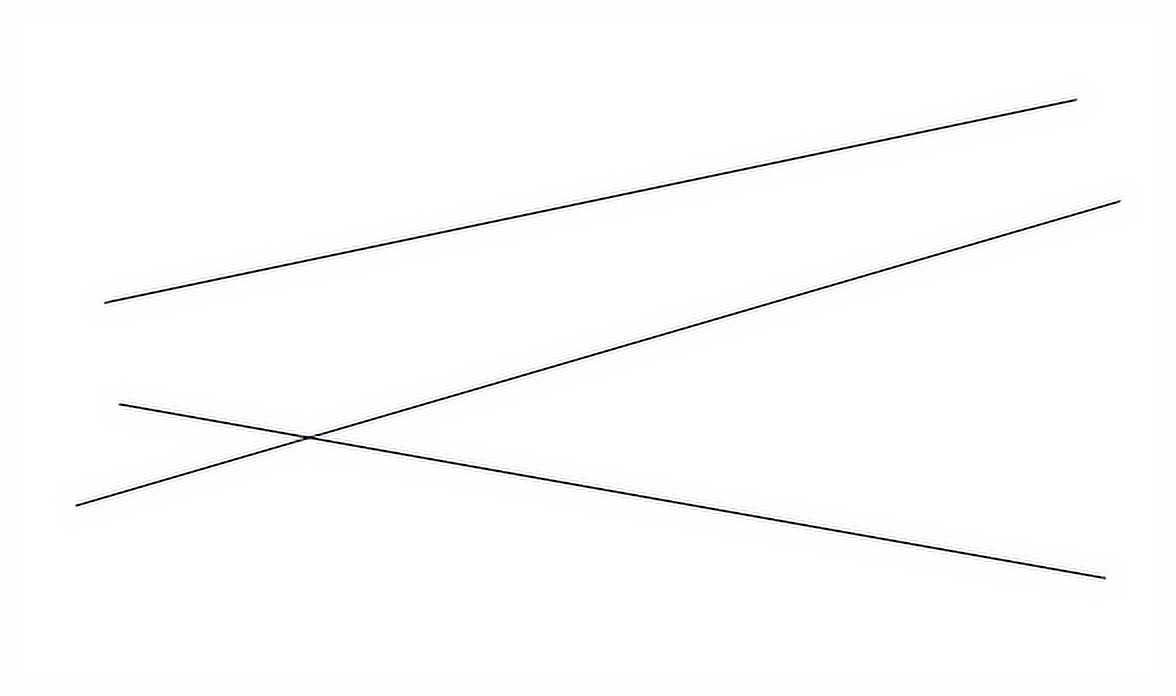
#> input picture measurement/Figures/hlines.png, 1176 x 696 px
$ python pb_houghlines.py
#> lines starting #> are read from the running program, lines starting #| are printed output that depends on the picture; after the words box and inside, x2 and y2 are one past the last pixel; in counts of white or black regions, pixels touching at a corner belong together
import cv2
import numpy as np

# Opening the image.
im = cv2.imread('../Figures/hlines.png')
#> im is the input picture: shape (696, 1176, 3); mean B, G, R 252.7, 252.6, 252.7
# Converting the image to grayscale.
a1 = cv2.cvtColor(im, cv2.COLOR_BGR2GRAY)
# Thresholding the image to obtain
# only foreground pixels.
thresh, b1 = cv2.threshold(a1, 0, 255,
            cv2.THRESH_BINARY_INV+cv2.THRESH_OTSU)
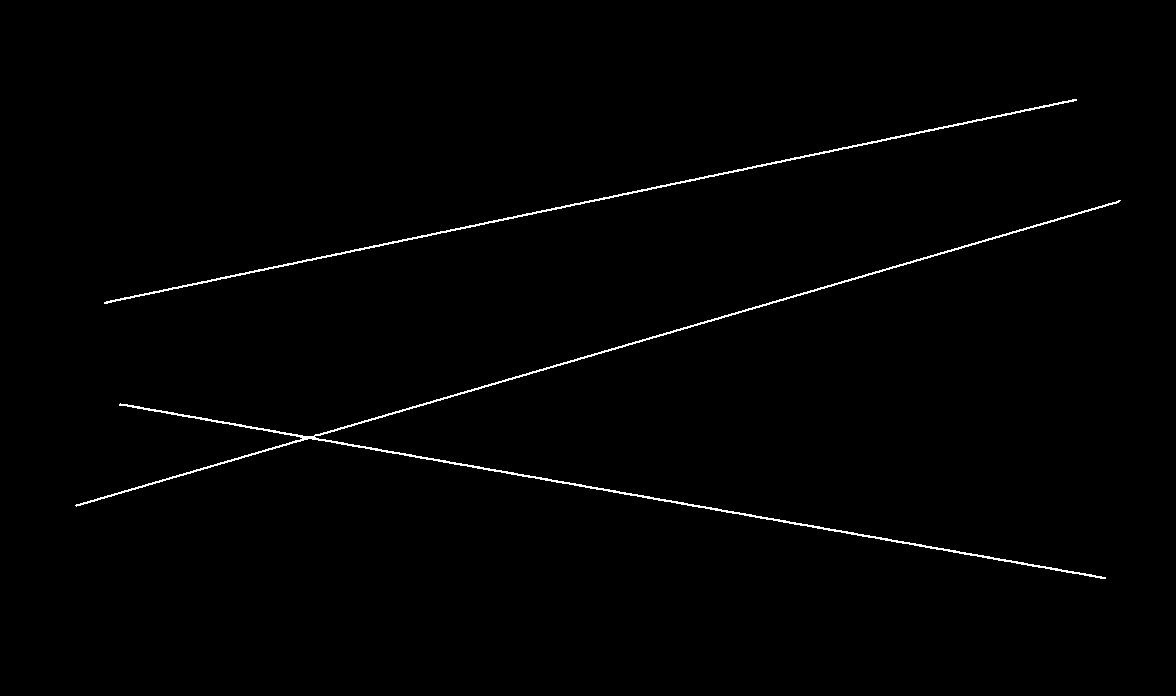
#> b1: shape (696, 1176); 0.84% white in thin lines or dots, all inside (x1, y1, x2, y2) = (75, 99, 1121, 579)
#> thresh = 150

cv2.imwrite('../Figures/hlines_thresh.png', b1)
# Performing the Hough lines transform.
lines = cv2.HoughLines(b1, 10, np.pi/20, 200)
#> lines = 17 rows, first 8: [390, 1.73], [530, 1.26], [290, 1.41], [230, 1.88], [250, 1.88], [500, 1.1], [570, 1.1], [430, 1.41]
for rho, theta in lines[0]:
    a = np.cos(theta)
    b = np.sin(theta)
    x0 = a*rho
    y0 = b*rho
    x1 = int(x0 + 1000*(-b))
    y1 = int(y0 + 1000*(a))
    x2 = int(x0 - 1000*(-b))
    y2 = int(y0 - 1000*(a))

    cv2.line(im,(x1,y1),(x2,y2),(0,0,255),2)
#> this loop made 1 pass
#> (rho, theta, a, b, x0, y0, x1, y1) on pass 1: (390, 1.73, -0.156, 0.988, -61.01, 385.2, -1048, 228)
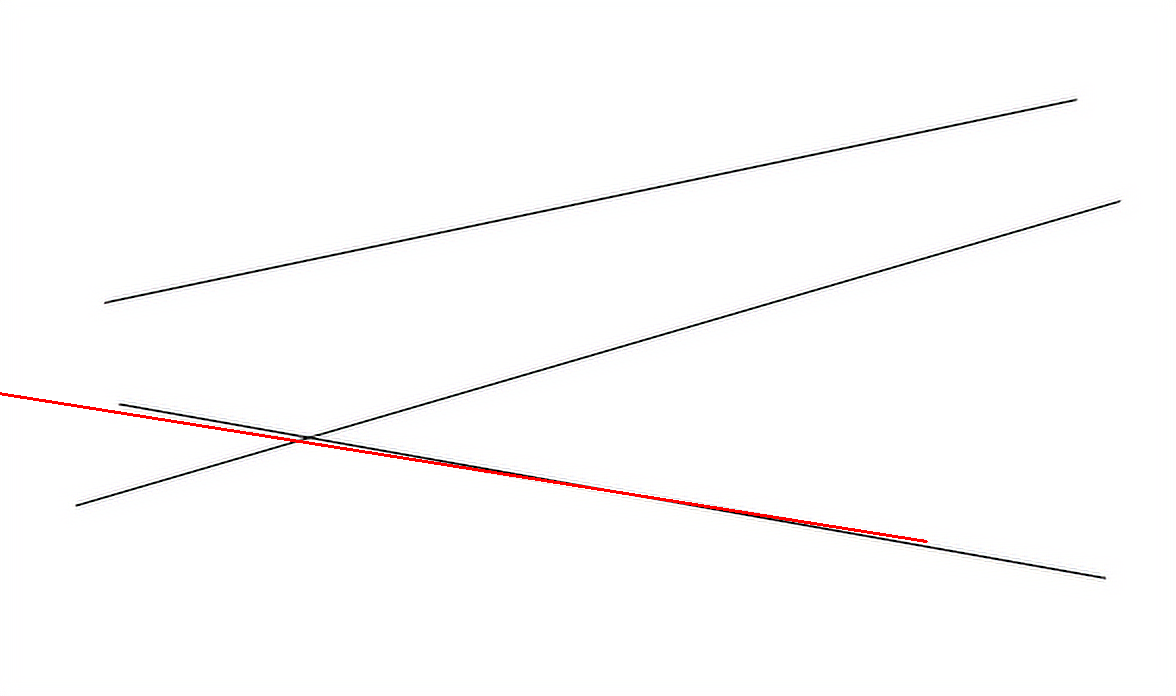
#> im: shape (696, 1176, 3); 0.34% of pixels changed, all inside (x1, y1, x2, y2) = (0, 392, 928, 543)

cv2.imwrite('../Figures/houghlines_output.png', im)

# Printing the lines: distance and angle in radians.
print(lines)
#> (printed output is left out)

$ run again, with measurement/Figures/corner_detector.png copied over measurement/Figures/hlines.png
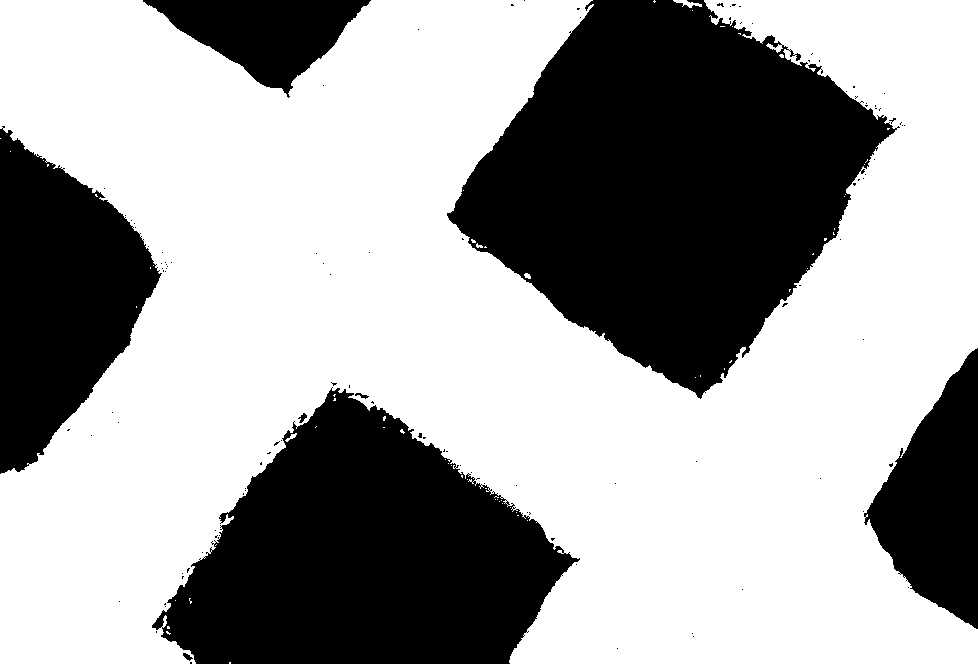
#> input picture measurement/Figures/corner_detector.png, 978 x 664 px
#> im is the input picture: shape (664, 978, 3); 62.9% white; 116 black regions (108 under 20 px), largest, box (x1, y1, x2, y2) and area: (447, 0, 900, 399) 105013, (152, 387, 580, 664) 72316, (0, 126, 162, 474) 33832
#> thresh = 0
#> lines = 87 rows, first 8: [630, 0.785], [620, 0.942], [560, 0.785], [580, 0.785], [700, 0.785], [-100, 2.2], [270, 1.41], [350, 1.26]
#> the loop `for rho, theta in lines[0]:` made 1 pass
#> (rho, theta, a, b, x0, y0, x1, y1) on pass 1: (630, 0.785, 0.707, 0.707, 445.5, 445.5, -261, 1152)
#> after the loop `for rho, theta in lines[0]:`:
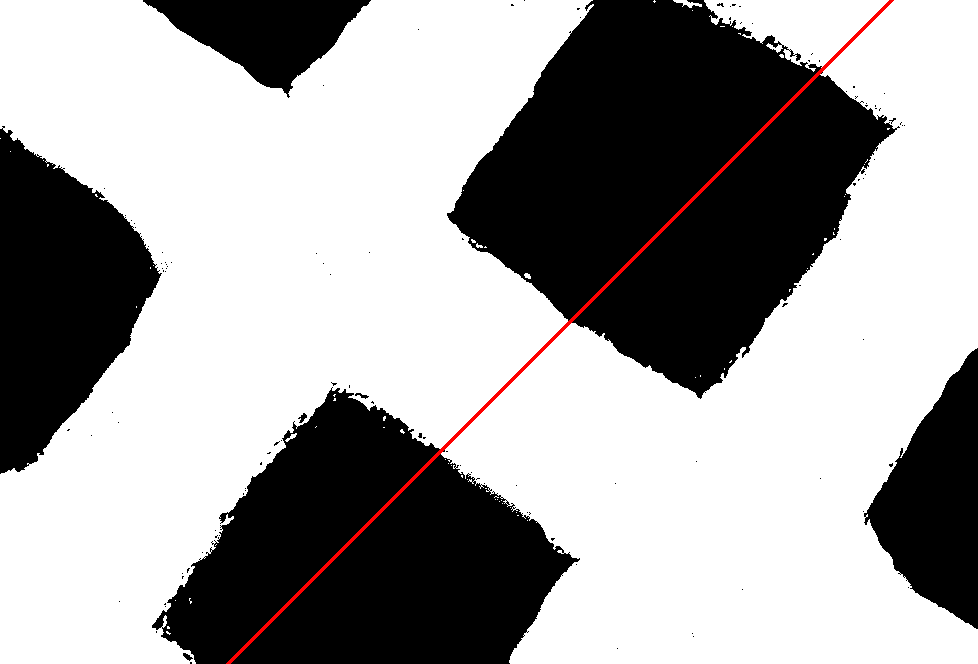
#> im: shape (664, 978, 3); 0.51% of pixels changed, all inside (x1, y1, x2, y2) = (226, 0, 894, 664)
#| [[[ 6.3000000e+02  7.8539819e-01]]
#|  [[ 6.2000000e+02  9.4247782e-01]]
#|  [[ 5.6000000e+02  7.8539819e-01]]
#|  [[ 5.8000000e+02  7.8539819e-01]]
#|  [[ 7.0000000e+02  7.8539819e-01]]
#|  [[-1.0000000e+02  2.1991148e+00]]
#> (further printed lines are left out)
